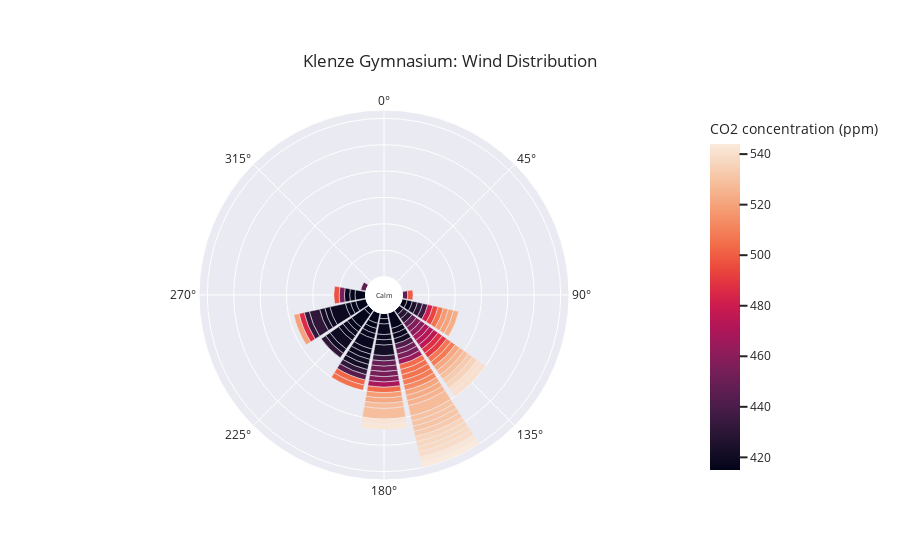
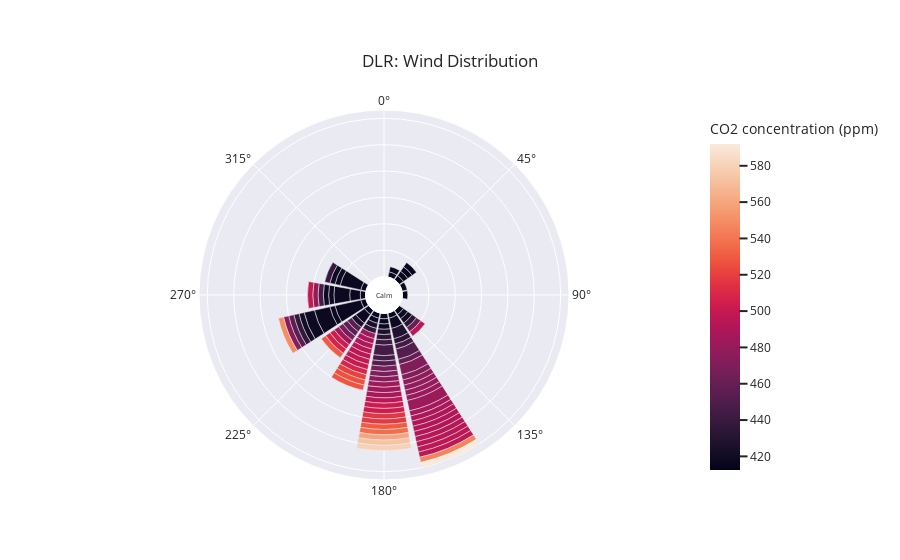
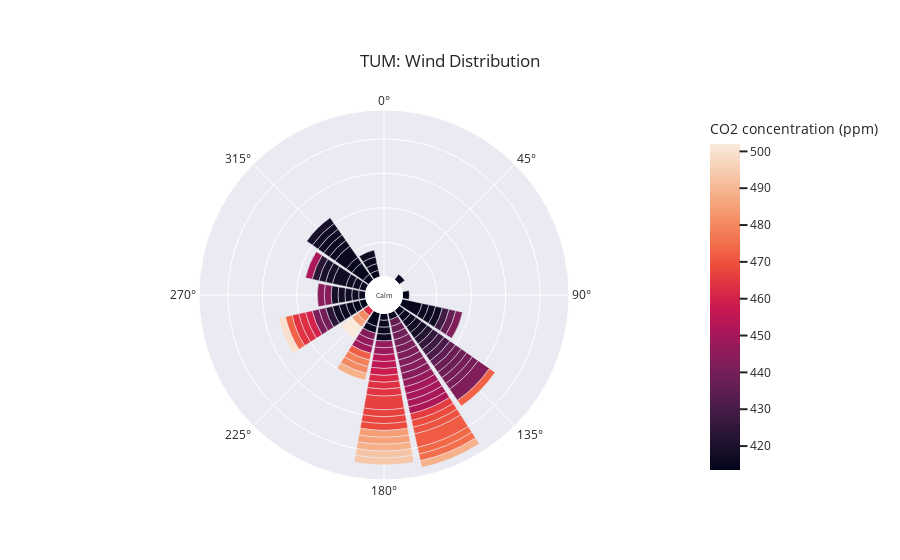
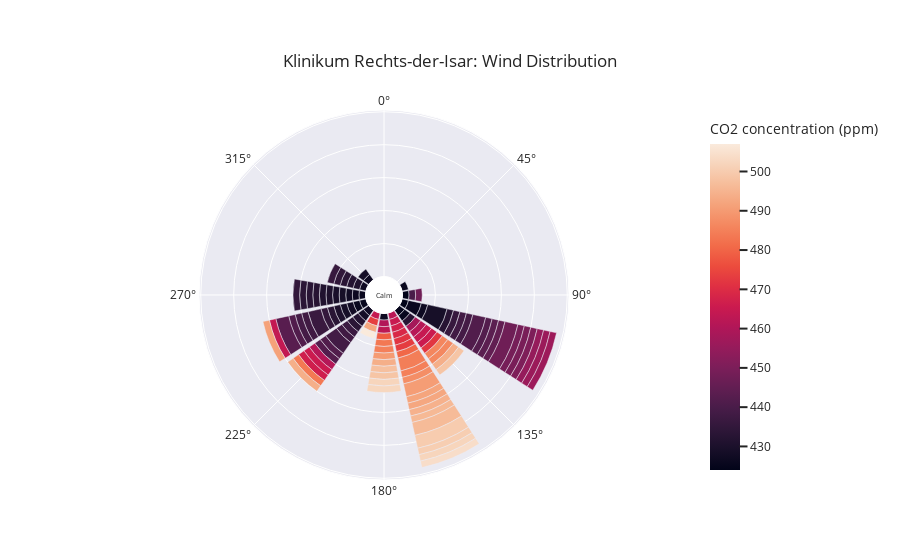

Notebook cell for these charts, in order:
### Code cell
# KLEG
plot_co2_rose(df,df_raw, 1, 'Klenze Gymnasium')

# X
#plot_co2_rose(df,df_raw, 2, 'X')

# X
#plot_co2_rose(df,df_raw, 3, 'X')

# X
#plot_co2_rose(df,df_raw, 4, 'X')

# DLRO
plot_co2_rose(df,df_raw, 5, 'DLR')

# TUMN
plot_co2_rose(df,df_raw, 6, 'TUM')

# FB85
#plot_co2_rose(df,df_raw, 7, 'Blutenburgturm 85m')

# KRDI
plot_co2_rose(df,df_raw, 8, 'Klinikum Rechts-der-Isar')

# KNPL
plot_co2_rose(df,df_raw, 9, 'Klinikum Neuperlach')

# SWGG
plot_co2_rose(df,df_raw, 10, 'Städtisches Willi Graf Gymnasium')

# RFIN
plot_co2_rose(df,df_raw, 11, 'Rathaus Finsing')

# WKRT
plot_co2_rose(df,df_raw, 12, 'Walter-Klingenbeck-Realschule')

# RFEL
plot_co2_rose(df,df_raw, 13, 'Rathaus Feldkirchen')

# FB48
#plot_co2_rose(df,df_raw, 14, 'Blutenburgturm 48m')

# SWMZ
plot_co2_rose(df,df_raw, 15, 'Stadtwerke München Zentrale')

# SMAI
plot_co2_rose(df,df_raw, 16, 'Schule Maisach')

# KBOG
#plot_co2_rose(df,df_raw, 17, 'Klinikum Bogenhausen')

# SBBG
plot_co2_rose(df,df_raw, 18, 'Städtisches Bertolt Brecht Gymnasium')

# X
#plot_o2_rose(df,df_raw, 19, 'X')

# LGRO
plot_co2_rose(df,df_raw, 20, 'LMU Großhadern')

### Figure 1 — Plotly figure (JSON) as saved in the notebook; plotly's stock layout.template omitted (floating-point values rounded to 4 significant figures)
{"data": [{"hovertemplate": "count=%{r}<br>cardinal_direction=%{theta}<br>CO2 concentration (ppm)=%{marker.color}<extra></extra>", "legendgroup": "", "marker": {"color": [415, 415, 415, 415.5, 415.5, 415.5, 416, 416, 416, 416, 416, 416, 416.5, 416.5, 416.5, 417, 417, 417, 417.5, 418, 418, 418, 418.5, 418.5, 418.5, 418.5, 419, 419.5, 419.5, 420, 420, 420.5, 420.5, 421, 421, 421.5, 422, 422, 424, 428, 429, 429, 431, 431.5, 431.5, 432.5, 433.5, 436, 442, 443.5, 446.5, 448, 448.5, 449.5, 452, 452, 453.5, 455, 455, 457, 458, 459.5, 465.5, 470, 470, 472.5, 475, 481, 486, 487.5, 489.5, 493.5, 497, 499.5, 502.5, 504, 504.5, 505, 505.5, 506, 506, 506.5, 508.5, 508.5, 512.5, 517.5, 518.5, 519.5, 520, 521, 522, 522, 522.5, 523.5, 525, 525.5, 527.5, 527.5, 528.5, 529, 530, 530.5, 531, 532.5, 533, 535.5, 536, 537, 538, 539, 540, 540.5, 541.5, 542.5, 542.5, 544], "coloraxis": "coloraxis", "pattern": {"shape": ""}}, "name": "", "r": [1, 2, 1, 1, 1, 2, 1, 3, 1, 1, 3, 2, 1, 1, 1, 1, 1, 1, 1, 2, 1, 2, 1, 1, 3, 1, 1, 1, 1, 1, 1, 2, 1, 1, 1, 1, 2, 1, 1, 1, 1, 1, 1, 1, 2, 1, 1, 1, 1, 1, 1, 1, 1, 1, 1, 1, 1, 1, 1, 1, 1, 1, 1, 1, 1, 1, 1, 1, 1, 1, 1, 1, 1, 1, 1, 1, 1, 1, 1, 1, 1, 1, 1, 1, 1, 1, 1, 1, 1, 1, 1, 1, 1, 1, 1, 1, 2, 1, 2, 1, 1, 1, 1, 1, 1, 1, 1, 1, 1, 1, 1, 1, 1, 1, 1, 1], "showlegend": false, "subplot": "polar", "theta": [225, 202.5, 180, 202.5, 112.5, 270, 180, 157.5, 112.5, 270, 225, 247.5, 247.5, 225, 202.5, 247.5, 157.5, 270, 202.5, 180, 157.5, 202.5, 225, 202.5, 247.5, 180, 225, 202.5, 180, 135, 247.5, 225, 157.5, 225, 202.5, 202.5, 180, 247.5, 112.5, 135, 135, 112.5, 202.5, 225, 247.5, 247.5, 180, 112.5, 157.5, 202.5, 292.5, 90, 135, 180, 180, 157.5, 180, 157.5, 270, 135, 180, 135, 157.5, 180, 135, 135, 135, 112.5, 247.5, 135, 135, 112.5, 270, 90, 202.5, 157.5, 180, 157.5, 202.5, 112.5, 157.5, 135, 157.5, 135, 157.5, 112.5, 180, 247.5, 112.5, 157.5, 180, 135, 157.5, 112.5, 157.5, 135, 157.5, 180, 180, 135, 157.5, 157.5, 157.5, 157.5, 135, 135, 157.5, 157.5, 157.5, 157.5, 135, 135, 180, 157.5, 180, 157.5], "type": "barpolar"}], "layout": {"annotations": [{"font": {"size": 7}, "showarrow": false, "text": "Calm", "x": 0.5, "y": 0.5}], "barmode": "relative", "coloraxis": {"colorbar": {"title": {"text": "CO2 concentration (ppm)"}}, "colorscale": [[0, "rgb(2,4,25)"], [0.0625, "rgb(24,15,41)"], [0.125, "rgb(47,23,57)"], [0.1875, "rgb(71,28,72)"], [0.25, "rgb(97,30,82)"], [0.3125, "rgb(123,30,89)"], [0.375, "rgb(150,27,91)"], [0.4375, "rgb(177,22,88)"], [0.5, "rgb(203,26,79)"], [0.5625, "rgb(223,47,67)"], [0.625, "rgb(236,76,61)"], [0.6875, "rgb(242,107,73)"], [0.75, "rgb(244,135,95)"], [0.8125, "rgb(245,162,122)"], [0.875, "rgb(246,188,153)"], [0.9375, "rgb(247,212,187)"], [1, "rgb(250,234,220)"]]}, "legend": {"font": {"size": 14}, "orientation": "h", "tracegroupgap": 0, "x": 0.5, "xanchor": "center", "y": -0.1, "yanchor": "middle"}, "margin": {"t": 110}, "polar": {"angularaxis": {"direction": "clockwise", "rotation": 90}, "domain": {"x": [0, 1], "y": [0, 1]}, "hole": 0.1, "radialaxis": {"linewidth": 0, "showticklabels": false, "ticks": ""}}, "title": {"text": "Klenze Gymnasium: Wind Distribution", "xanchor": "center", "yanchor": "top"}}}

### Figure 2 — Plotly figure (JSON) as saved in the notebook; plotly's stock layout.template omitted (floating-point values rounded to 4 significant figures)
{"data": [{"hovertemplate": "count=%{r}<br>cardinal_direction=%{theta}<br>CO2 concentration (ppm)=%{marker.color}<extra></extra>", "legendgroup": "", "marker": {"color": [412.5, 413.5, 413.5, 414, 414.5, 414.5, 415, 415, 415.5, 415.5, 416, 416, 416.5, 416.5, 416.5, 416.5, 416.5, 417, 417, 417, 417, 417.5, 417.5, 417.5, 417.5, 417.5, 417.5, 418, 418, 418, 418.5, 418.5, 418.5, 421, 421.5, 424, 425, 427, 428.5, 432, 433, 433.5, 434.5, 437, 438, 440.5, 444.5, 445, 445.5, 445.5, 451.5, 451.5, 455, 455, 456, 459.5, 461, 466, 467.5, 468.5, 471, 471.5, 474, 475, 476.5, 478.5, 478.5, 480, 480.5, 481.5, 482, 484, 485, 485.5, 486.5, 487, 488.5, 489.5, 490, 491, 491.5, 492, 493, 494, 494.5, 494.5, 495, 495.5, 496, 496, 499, 499.5, 501.5, 503, 504, 504, 507.5, 508, 516, 517.5, 521, 526, 528, 529.5, 530, 537, 546, 550, 560, 573, 579.5, 592], "coloraxis": "coloraxis", "pattern": {"shape": ""}}, "name": "", "r": [1, 1, 1, 1, 1, 1, 1, 1, 1, 1, 1, 1, 1, 1, 1, 1, 1, 4, 2, 2, 5, 1, 1, 2, 1, 3, 1, 1, 3, 1, 2, 1, 1, 1, 1, 1, 1, 1, 2, 1, 1, 1, 1, 1, 1, 1, 2, 1, 1, 1, 1, 2, 1, 1, 1, 1, 1, 1, 1, 1, 2, 1, 1, 1, 1, 1, 1, 1, 1, 1, 2, 1, 1, 1, 1, 1, 1, 1, 1, 1, 1, 1, 1, 1, 1, 1, 1, 1, 1, 1, 1, 1, 1, 1, 1, 1, 1, 1, 1, 1, 1, 1, 1, 1, 1, 1, 1, 1, 1, 1, 1, 1], "showlegend": false, "subplot": "polar", "theta": [202.5, 45, 90, 45, 22.5, 45, 45, 180, 22.5, 135, 157.5, 292.5, 270, 247.5, 67.5, 225, 180, 292.5, 270, 225, 247.5, 247.5, 180, 157.5, 135, 270, 202.5, 292.5, 247.5, 270, 247.5, 270, 292.5, 135, 247.5, 202.5, 225, 180, 157.5, 157.5, 135, 180, 202.5, 247.5, 292.5, 180, 180, 157.5, 270, 180, 180, 157.5, 247.5, 225, 225, 157.5, 135, 180, 225, 180, 157.5, 157.5, 247.5, 180, 157.5, 157.5, 270, 157.5, 202.5, 157.5, 157.5, 180, 180, 225, 180, 157.5, 157.5, 202.5, 157.5, 202.5, 157.5, 157.5, 157.5, 157.5, 202.5, 135, 202.5, 157.5, 157.5, 180, 202.5, 270, 202.5, 180, 180, 225, 225, 202.5, 180, 180, 202.5, 202.5, 202.5, 225, 180, 180, 157.5, 247.5, 180, 180, 180, 157.5], "type": "barpolar"}], "layout": {"annotations": [{"font": {"size": 7}, "showarrow": false, "text": "Calm", "x": 0.5, "y": 0.5}], "barmode": "relative", "coloraxis": {"colorbar": {"title": {"text": "CO2 concentration (ppm)"}}, "colorscale": [[0, "rgb(2,4,25)"], [0.0625, "rgb(24,15,41)"], [0.125, "rgb(47,23,57)"], [0.1875, "rgb(71,28,72)"], [0.25, "rgb(97,30,82)"], [0.3125, "rgb(123,30,89)"], [0.375, "rgb(150,27,91)"], [0.4375, "rgb(177,22,88)"], [0.5, "rgb(203,26,79)"], [0.5625, "rgb(223,47,67)"], [0.625, "rgb(236,76,61)"], [0.6875, "rgb(242,107,73)"], [0.75, "rgb(244,135,95)"], [0.8125, "rgb(245,162,122)"], [0.875, "rgb(246,188,153)"], [0.9375, "rgb(247,212,187)"], [1, "rgb(250,234,220)"]]}, "legend": {"font": {"size": 14}, "orientation": "h", "tracegroupgap": 0, "x": 0.5, "xanchor": "center", "y": -0.1, "yanchor": "middle"}, "margin": {"t": 110}, "polar": {"angularaxis": {"direction": "clockwise", "rotation": 90}, "domain": {"x": [0, 1], "y": [0, 1]}, "hole": 0.1, "radialaxis": {"linewidth": 0, "showticklabels": false, "ticks": ""}}, "title": {"text": "DLR: Wind Distribution", "xanchor": "center", "yanchor": "top"}}}

### Figure 3 — Plotly figure (JSON) as saved in the notebook; plotly's stock layout.template omitted (floating-point values rounded to 4 significant figures)
{"data": [{"hovertemplate": "count=%{r}<br>cardinal_direction=%{theta}<br>CO2 concentration (ppm)=%{marker.color}<extra></extra>", "legendgroup": "", "marker": {"color": [413.5, 413.5, 414, 414, 414.5, 414.5, 414.5, 414.5, 415, 415, 415, 415, 415, 415, 415.5, 415.5, 415.5, 415.5, 415.5, 415.5, 416, 416, 416, 416, 416, 416, 416, 416.5, 416.5, 416.5, 416.5, 417, 417, 417, 417, 417, 417, 417.5, 417.5, 417.5, 417.5, 418, 418, 418.5, 419, 419, 419.5, 422.5, 423, 423.5, 425.5, 428.5, 428.5, 431, 435.5, 436.5, 436.5, 437.5, 437.5, 438, 439, 439.5, 439.5, 440, 441, 441, 441, 441.5, 442, 442, 442, 442.5, 443, 443.5, 443.5, 444, 446, 446.5, 446.5, 447.5, 448.5, 449.5, 450, 450.5, 451, 451.5, 454, 455, 458, 460, 462, 462, 463, 463.5, 464, 464, 465.5, 466.5, 467, 467.5, 468.5, 468.5, 470, 471.5, 472, 473, 473, 474, 475, 478.5, 480.5, 480.5, 484.5, 485.5, 485.5, 488.5, 488.5, 488.5, 493, 493.5, 499.5, 502], "coloraxis": "coloraxis", "pattern": {"shape": ""}}, "name": "", "r": [1, 1, 1, 1, 2, 2, 1, 1, 1, 1, 3, 1, 1, 1, 1, 1, 1, 1, 1, 2, 1, 1, 1, 1, 1, 1, 1, 1, 1, 1, 1, 1, 1, 1, 1, 1, 1, 1, 1, 2, 1, 1, 1, 1, 1, 1, 1, 1, 1, 1, 1, 1, 1, 1, 1, 1, 1, 1, 1, 1, 1, 1, 1, 1, 1, 1, 1, 1, 1, 1, 2, 1, 1, 1, 1, 1, 1, 1, 1, 1, 1, 1, 1, 1, 1, 1, 1, 1, 1, 1, 1, 1, 1, 1, 1, 1, 1, 2, 1, 1, 1, 1, 1, 2, 1, 1, 1, 1, 1, 1, 1, 1, 1, 1, 1, 1, 1, 1, 1, 1, 1, 2], "showlegend": false, "subplot": "polar", "theta": [247.5, 90, 315, 247.5, 315, 202.5, 135, 337.5, 135, 337.5, 112.5, 180, 315, 247.5, 180, 202.5, 337.5, 45, 112.5, 315, 315, 157.5, 112.5, 247.5, 292.5, 180, 135, 315, 270, 180, 292.5, 292.5, 270, 247.5, 112.5, 337.5, 315, 315, 270, 292.5, 135, 292.5, 270, 135, 315, 270, 292.5, 135, 292.5, 247.5, 135, 135, 112.5, 135, 135, 157.5, 112.5, 135, 157.5, 135, 157.5, 157.5, 247.5, 135, 157.5, 135, 247.5, 157.5, 112.5, 157.5, 135, 202.5, 157.5, 157.5, 270, 270, 202.5, 157.5, 180, 180, 202.5, 157.5, 157.5, 157.5, 292.5, 157.5, 180, 180, 180, 247.5, 180, 225, 247.5, 180, 180, 247.5, 157.5, 180, 180, 180, 157.5, 180, 157.5, 157.5, 202.5, 247.5, 135, 157.5, 157.5, 202.5, 202.5, 225, 180, 180, 225, 180, 202.5, 157.5, 180, 180, 247.5, 225], "type": "barpolar"}], "layout": {"annotations": [{"font": {"size": 7}, "showarrow": false, "text": "Calm", "x": 0.5, "y": 0.5}], "barmode": "relative", "coloraxis": {"colorbar": {"title": {"text": "CO2 concentration (ppm)"}}, "colorscale": [[0, "rgb(2,4,25)"], [0.0625, "rgb(24,15,41)"], [0.125, "rgb(47,23,57)"], [0.1875, "rgb(71,28,72)"], [0.25, "rgb(97,30,82)"], [0.3125, "rgb(123,30,89)"], [0.375, "rgb(150,27,91)"], [0.4375, "rgb(177,22,88)"], [0.5, "rgb(203,26,79)"], [0.5625, "rgb(223,47,67)"], [0.625, "rgb(236,76,61)"], [0.6875, "rgb(242,107,73)"], [0.75, "rgb(244,135,95)"], [0.8125, "rgb(245,162,122)"], [0.875, "rgb(246,188,153)"], [0.9375, "rgb(247,212,187)"], [1, "rgb(250,234,220)"]]}, "legend": {"font": {"size": 14}, "orientation": "h", "tracegroupgap": 0, "x": 0.5, "xanchor": "center", "y": -0.1, "yanchor": "middle"}, "margin": {"t": 110}, "polar": {"angularaxis": {"direction": "clockwise", "rotation": 90}, "domain": {"x": [0, 1], "y": [0, 1]}, "hole": 0.1, "radialaxis": {"linewidth": 0, "showticklabels": false, "ticks": ""}}, "title": {"text": "TUM: Wind Distribution", "xanchor": "center", "yanchor": "top"}}}

### Figure 4 — Plotly figure (JSON) as saved in the notebook; plotly's stock layout.template omitted (floating-point values rounded to 4 significant figures)
{"data": [{"hovertemplate": "count=%{r}<br>cardinal_direction=%{theta}<br>CO2 concentration (ppm)=%{marker.color}<extra></extra>", "legendgroup": "", "marker": {"color": [424, 424, 425, 425.5, 425.5, 426, 426, 426, 426, 426.5, 426.5, 426.5, 427, 427, 427.5, 427.5, 428, 428.5, 428.5, 429, 429, 429, 429.5, 430.5, 430.5, 431, 431, 432, 432, 432.5, 432.5, 432.5, 433, 433, 433, 433.5, 433.5, 434.5, 435, 435.5, 436, 436, 436.5, 437, 438, 438, 438.5, 438.5, 439, 439, 440, 441.5, 441.5, 441.5, 442, 442, 443, 443.5, 445, 447.5, 447.5, 449, 449.5, 450.5, 455, 456, 456.5, 458, 460.5, 461, 461.5, 462, 462.5, 464, 464.5, 464.5, 465, 465.5, 465.5, 466.5, 467, 469, 471.5, 472, 473, 473.5, 478.5, 480.5, 483.5, 483.5, 484.5, 485, 485, 486, 486.5, 487.5, 490, 490.5, 491.5, 492, 492.5, 492.5, 494, 494, 494, 494.5, 496, 496.5, 497.5, 498.5, 498.5, 500, 500.5, 502, 502, 502.5, 504, 507], "coloraxis": "coloraxis", "pattern": {"shape": ""}}, "name": "", "r": [1, 1, 1, 1, 1, 1, 2, 1, 1, 1, 1, 1, 1, 1, 1, 1, 1, 1, 1, 3, 1, 1, 1, 1, 1, 1, 1, 1, 1, 1, 1, 1, 1, 1, 1, 1, 1, 1, 1, 1, 1, 1, 2, 1, 1, 1, 1, 2, 1, 1, 1, 1, 2, 1, 1, 1, 2, 1, 1, 2, 1, 1, 1, 1, 1, 1, 1, 1, 1, 1, 1, 1, 1, 1, 1, 1, 1, 1, 1, 1, 1, 1, 1, 1, 1, 1, 1, 1, 1, 1, 2, 1, 1, 1, 1, 1, 1, 2, 1, 1, 1, 1, 1, 1, 1, 1, 1, 2, 1, 1, 1, 2, 1, 1, 1, 1, 1, 1], "showlegend": false, "subplot": "polar", "theta": [90, 112.5, 135, 247.5, 135, 270, 112.5, 247.5, 67.5, 180, 112.5, 270, 292.5, 315, 225, 270, 247.5, 225, 315, 112.5, 247.5, 270, 270, 270, 247.5, 292.5, 270, 292.5, 225, 270, 112.5, 135, 247.5, 270, 292.5, 225, 270, 292.5, 270, 247.5, 112.5, 292.5, 247.5, 225, 247.5, 225, 112.5, 225, 247.5, 112.5, 90, 247.5, 112.5, 225, 112.5, 225, 247.5, 112.5, 112.5, 112.5, 90, 112.5, 112.5, 112.5, 112.5, 112.5, 112.5, 135, 180, 225, 135, 157.5, 180, 247.5, 202.5, 135, 157.5, 225, 135, 225, 157.5, 157.5, 157.5, 135, 157.5, 202.5, 180, 157.5, 225, 180, 157.5, 180, 157.5, 135, 135, 157.5, 180, 157.5, 247.5, 157.5, 202.5, 157.5, 225, 180, 135, 157.5, 157.5, 157.5, 180, 180, 135, 157.5, 157.5, 157.5, 180, 180, 157.5, 202.5], "type": "barpolar"}], "layout": {"annotations": [{"font": {"size": 7}, "showarrow": false, "text": "Calm", "x": 0.5, "y": 0.5}], "barmode": "relative", "coloraxis": {"colorbar": {"title": {"text": "CO2 concentration (ppm)"}}, "colorscale": [[0, "rgb(2,4,25)"], [0.0625, "rgb(24,15,41)"], [0.125, "rgb(47,23,57)"], [0.1875, "rgb(71,28,72)"], [0.25, "rgb(97,30,82)"], [0.3125, "rgb(123,30,89)"], [0.375, "rgb(150,27,91)"], [0.4375, "rgb(177,22,88)"], [0.5, "rgb(203,26,79)"], [0.5625, "rgb(223,47,67)"], [0.625, "rgb(236,76,61)"], [0.6875, "rgb(242,107,73)"], [0.75, "rgb(244,135,95)"], [0.8125, "rgb(245,162,122)"], [0.875, "rgb(246,188,153)"], [0.9375, "rgb(247,212,187)"], [1, "rgb(250,234,220)"]]}, "legend": {"font": {"size": 14}, "orientation": "h", "tracegroupgap": 0, "x": 0.5, "xanchor": "center", "y": -0.1, "yanchor": "middle"}, "margin": {"t": 110}, "polar": {"angularaxis": {"direction": "clockwise", "rotation": 90}, "domain": {"x": [0, 1], "y": [0, 1]}, "hole": 0.1, "radialaxis": {"linewidth": 0, "showticklabels": false, "ticks": ""}}, "title": {"text": "Klinikum Rechts-der-Isar: Wind Distribution", "xanchor": "center", "yanchor": "top"}}}
